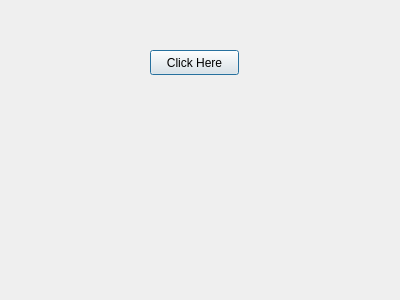
<?xml version="1.0" encoding="UTF-8"?>
<ui version="4.0">
 <class>Test</class>
 <widget class="QDialog" name="Test">
  <property name="geometry">
   <rect>
    <x>0</x>
    <y>0</y>
    <width>400</width>
    <height>300</height>
   </rect>
  </property>
  <property name="windowTitle">
   <string>Test</string>
  </property>
  <widget class="QPushButton" name="pushButton">
   <property name="geometry">
    <rect>
     <x>150</x>
     <y>50</y>
     <width>89</width>
     <height>25</height>
    </rect>
   </property>
   <property name="text">
    <string>Click Here</string>
   </property>
  </widget>
 </widget>
 <resources/>
 <connections/>
</ui>
